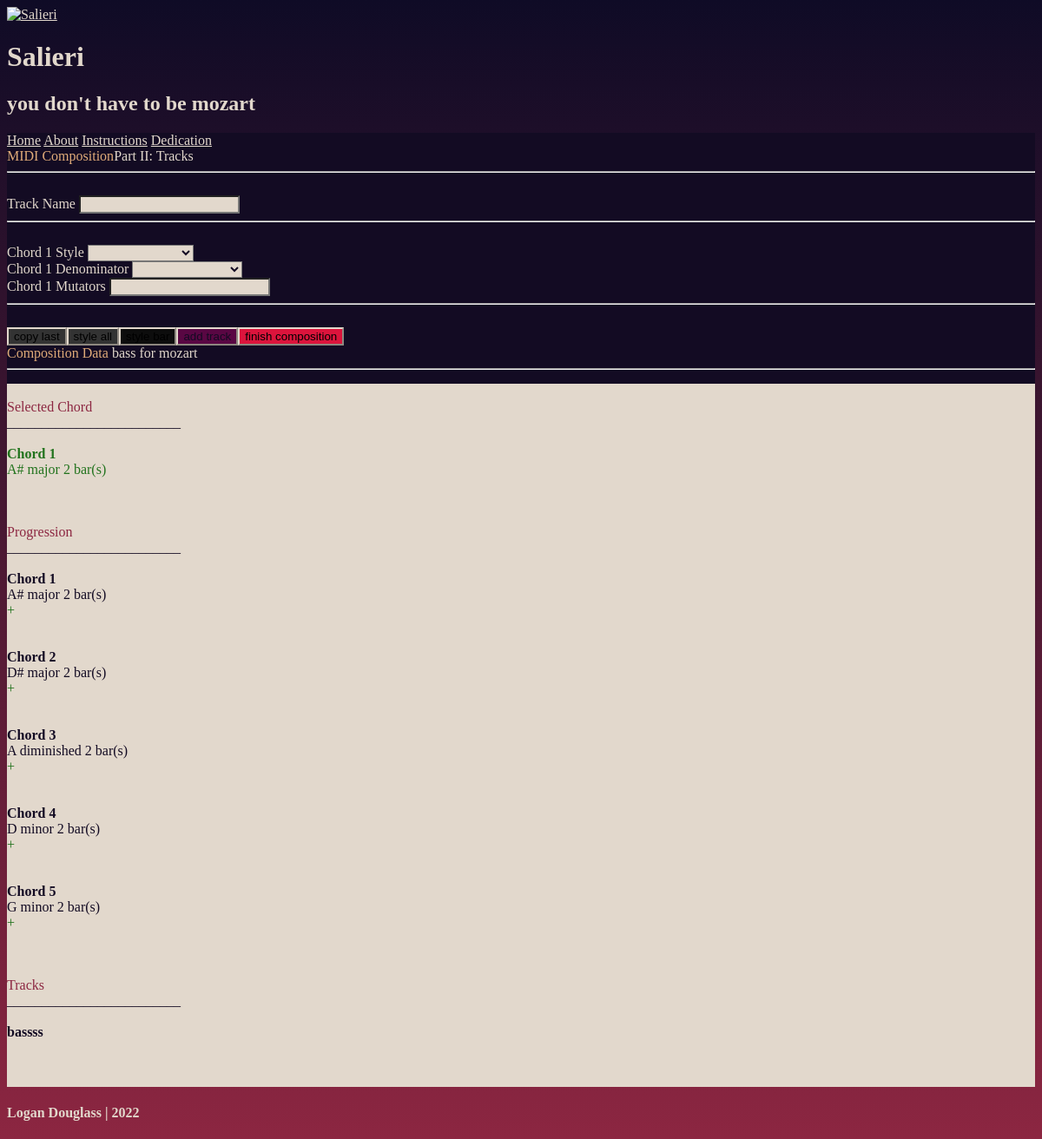
/track/2, run on the app's committed database.
### userinput/models.py (models this page shows, shortened)
class Composition(models.Model):
    tonic_choices = [
    ("", ""),
    ("A", "A"),
    ("A#", "A#/Bb",),
    ("B", "B"),
    ("C", "C"),
    ("C#", "C#/Db"),
    ("D", "D"),
    ("D#", "D#/Eb"),
    ("E", "E"),
    ("F", "F"),
    ("F#", "F#/Gb"),
    ("G", "G"),
    ("G#", "G#/Ab")
    ]
    quality_choices =[
    ("", ""),
    ("major", "major"),
    ("minor", "minor"),
    ("diminished7", "diminished7"),
    ("half-diminished7", "half-diminished7"),
    ("minor7", "minor7"),
    ("major7", "major7"),
    ("dominant7", "dominant7"),
    ("minor-major7", "minor-major7"),
    ("augmented major7", "augmented major7"),
    ]
    name = models.CharField(max_length=30)
    chord1_tonic = models.CharField(max_length=5, choices=tonic_choices, null=True, blank=True, default=None)
    chord1_quality = models.CharField(max_length=30, choices=quality_choices, null=True, blank=True, default="major")
    chord1_bars = models.IntegerField(null=True, blank=True, default=0)
    chord2_tonic = models.CharField(max_length=5, choices=tonic_choices, null=True, blank=True, default=None)
    chord2_quality = models.CharField(max_length=30, choices=quality_choices, null=True, blank=True, default="major")
    chord2_bars = models.IntegerField(null=True, blank=True, default=0)
    chord3_tonic = models.CharField(max_length=5, choices=tonic_choices, null=True, blank=True, default=None)
    chord3_quality = models.CharField(max_length=30, choices=quality_choices, null=True, blank=True, default="major")
    chord3_bars = models.IntegerField(null=True, blank=True, default=0)
    chord4_tonic = models.CharField(max_length=5, choices=tonic_choices, null=True, blank=True, default=None)
    chord4_quality = models.CharField(max_length=30, choices=quality_choices, null=True, blank=True, default="major")
    chord4_bars = models.IntegerField(null=True, blank=True, default=0)
    chord5_tonic = models.CharField(max_length=5, choices=tonic_choices, null=True, blank=True, default=None)
    chord5_quality = models.CharField(max_length=30, choices=quality_choices, null=True, blank=True, default="major")
    chord5_bars = models.IntegerField(null=True, blank=True, default=0)
    midi = models.FileField(null=True, blank=True, default=None)

class Track(models.Model):
    pattern_choices = [
    ("arpup", "arpeggios" ),
    ("simpline", "steady bass"),
    ]
    comp = models.ForeignKey(Composition, on_delete=models.PROTECT, related_name="tracks", null=True, blank=True, default=None)
    trackname = models.CharField(max_length=30, null=True, blank=True, default=None)
    chord1_style = models.CharField(max_length=50, choices=pattern_choices, null=True, blank=True, default=None)
    chord1_denom = models.IntegerField(default = 4)
    chord1_mutators = models.CharField(max_length=40, null=True, blank=True, default=None)
    chord2_style = models.CharField(max_length=50, choices=pattern_choices, null=True, blank=True, default=None)
    chord2_denom = models.IntegerField(default = 4)
    chord2_mutators = models.CharField(max_length=40, null=True, blank=True, default=None)
    chord3_style = models.CharField(max_length=50, choices=pattern_choices, null=True, blank=True, default=None)
    chord3_denom = models.IntegerField(default = 4)
    chord3_mutators = models.CharField(max_length=40, null=True, blank=True, default=None)
    chord4_style = models.CharField(max_length=50, choices=pattern_choices, null=True, blank=True, default=None)
    chord4_denom = models.IntegerField(default = 4)
    chord4_mutators = models.CharField(max_length=40, null=True, blank=True, default=None)
    chord5_style = models.CharField(max_length=50, choices=pattern_choices, null=True, blank=True, default=None)
    chord5_denom = models.IntegerField(default = 4)
    chord5_mutators = models.CharField(max_length=40, null=True, blank=True, default=None)

### userinput/views.py (the view)
# urls.py: path("track/<int:id>", views.track, name="track"),
def track(request, id):
    broken_values = ["", None, 0]
    composition = Composition.objects.get(id=id)
    comp_data_dict_list = list(Composition.objects.filter(id=id).values())
    comp_data_dict = comp_data_dict_list[0]
    chord1_tonic = comp_data_dict["chord1_tonic"]
    chord1_quality = comp_data_dict["chord1_quality"]
    chord1_bars = comp_data_dict["chord1_bars"]
    chord1_bars_u = "bar(s)"
    if chord1_bars == 0:
        chord1_bars = ""
        chord1_bars_u = ""
    chord1_dg = [chord1_tonic, chord1_quality, chord1_bars]
    chord1_vis = False
    chord1_works = True
    chord1_vals = [chord1_tonic, chord1_quality, chord1_bars]
    for broken_value in broken_values:
        if broken_value in chord1_vals:
            chord1_works = False
    chord2_tonic = comp_data_dict["chord2_tonic"]
    chord2_quality = comp_data_dict["chord2_quality"]
    chord2_bars = comp_data_dict["chord2_bars"]
    chord2_bars_u = "bar(s)"
    if chord2_bars == 0:
        chord2_bars = ""
        chord2_bars_u = ""
    chord2_dg = [chord2_tonic, chord2_quality, chord2_bars]
    chord2_vis = False
    chord2_works = True
    chord2_vals = [chord2_tonic, chord2_quality, chord2_bars]
    for broken_value in broken_values:
        if broken_value in chord2_vals:
            chord2_works = False
    chord3_tonic = comp_data_dict["chord3_tonic"]
    chord3_quality = comp_data_dict["chord3_quality"]
    chord3_bars = comp_data_dict["chord3_bars"]
    chord3_bars_u = "bar(s)"
    if chord3_bars == 0:
        chord3_bars = ""
        chord3_bars_u = ""
    chord3_dg = [chord3_tonic, chord3_quality, chord3_bars]
    chord3_vis = False
    chord3_works = True
    chord3_vals = [chord3_tonic, chord3_quality, chord3_bars]
    for broken_value in broken_values:
        if broken_value in chord3_vals:
            chord3_works = False
    chord4_tonic = comp_data_dict["chord4_tonic"]
    chord4_quality = comp_data_dict["chord4_quality"]
    chord4_bars = comp_data_dict["chord4_bars"]
    chord4_bars_u = "bar(s)"
    if chord4_bars == 0:
        chord4_bars = ""
        chord4_bars_u = ""
    chord4_dg = [chord4_tonic, chord4_quality, chord4_bars]
    chord4_vis = False
    chord4_works = True
    chord4_vals = [chord4_tonic, chord4_quality, chord4_bars]
    for broken_value in broken_values:
        if broken_value in chord4_vals:
            chord4_works = False
    chord5_tonic = comp_data_dict["chord5_tonic"]
    chord5_quality = comp_data_dict["chord5_quality"]
    chord5_bars = comp_data_dict["chord5_bars"]
    chord5_bars_u = "bar(s)"
    if chord5_bars == 0:
        chord5_bars = ""
        chord5_bars_u = ""
    chord5_dg = [chord5_tonic, chord5_quality, chord5_bars]
    chord5_vis = False
    chord5_works = True
    chord5_vals = [chord5_tonic, chord5_quality, chord5_bars]
    for broken_value in broken_values:
        if broken_value in chord5_vals:
            chord5_works = False
    if "" not in chord1_dg:
        chord1_vis = True
    if "" not in chord2_dg:
        chord2_vis = True
    if "" not in chord3_dg:
        chord3_vis = True
    if "" not in chord4_dg:
        chord4_vis = True
    if "" not in chord5_dg:
        chord5_vis = True
    all_tracks = Track.objects.all()
    track_objs = all_tracks.filter(comp=composition)
    no_tracks = False
    if len(track_objs) == 0:
        no_tracks = True
    track_names = []
    for track in track_objs:
        trackn = track.trackname
        track_names.append(trackn)
    context={
        "composition": composition,
        "chord1_tonic": chord1_tonic,
        "chord1_quality": chord1_quality,
        "chord1_bars": chord1_bars,
        "chord2_tonic": chord2_tonic,
        "chord2_quality": chord2_quality,
        "chord2_bars": chord2_bars,
        "chord3_tonic": chord3_tonic,
        "chord3_quality": chord3_quality,
        "chord3_bars": chord3_bars,
        "chord4_tonic": chord4_tonic,
        "chord4_quality": chord4_quality,
        "chord4_bars": chord4_bars,
        "chord5_tonic": chord5_tonic,
        "chord5_quality": chord5_quality,
        "chord5_bars": chord5_bars,
        "chord1_bars_u": chord1_bars_u,
        "chord2_bars_u": chord2_bars_u,
        "chord3_bars_u": chord3_bars_u,
        "chord4_bars_u": chord4_bars_u,
        "chord5_bars_u": chord5_bars_u,
        "chord1_vis": chord1_vis,
        "chord2_vis": chord2_vis,
        "chord3_vis": chord3_vis,
        "chord4_vis": chord4_vis,
        "chord5_vis": chord5_vis,
        "track_names": track_names,
        "no_tracks": no_tracks,
        "chord1_works": chord1_works,
        "chord2_works": chord2_works,
        "chord3_works": chord3_works,
        "chord4_works": chord4_works,
        "chord5_works": chord5_works,
    }
    return render(request, "userinput/track-remaster-2b.html", context) ####@@@

### userinput/templates/userinput/track-remaster-2b.html (shortened to what this page needs)
<!DOCTYPE html>
<html lang="en">
<head>
    <link rel="stylesheet" href="https://unpkg.com/tachyons@4.12.0/css/tachyons.min.css"/>
    {% load static %}
</head>
<body>
    <div class="mt5 tc">
      <a href="{% url 'userinput:index' %}"><img
          src="{% static 'userinput/coolsal.png' %}"
          class="br4 h5 w5 ba bw2 dib" alt="Salieri"
          style = "border-color: #E0AB79">
      </a>
    </div>
    <header class="tc pv4 calisto" style="color: #E2D8CC">
        <h1 class="mt2 mb0 calisto ttu tracked fw1 f-subheadline">Salieri</h1>
        <h2 class="mt2 f3 fw1 calisto i">you don't have to be mozart </h2>
        <nav class=" bt bb bw1 tc mw7 center mt4" style = "border-color: #E0AB79">
          <a class="f4 f4-l link bg-animate dib pa3 ph4-l" href="{% url 'userinput:index' %}">Home</a>
          <a class="f4 f4-l link bg-animate dib pa3 ph4-l" href="">About</a>
          <a class="f4 f4-l link bg-animate dib pa3 ph4-l" href="">Instructions</a>
          <a class="f4 f4-l link bg-animate dib pa3 ph4-l" href="">Dedication</a>
        </nav>
      </header>
      <div id = "app">
      <div id = "containersdiv" class = "flex flex-wrap justify-center h-100">
        <div id = "formcontainer" class = "pa4 mb3 calisto ba bw2 h-100  br4 mr2" style = "border-color: #E2D8CC">
          <form class="" action= "{% url 'userinput:trackadd' composition.id %}" style = 'border-color: #E2D8CC' method="POST">
            <div class="measure-narrow">
              <div id = "miniheadline div" class = "flex flex-column justify-center">
              <span id="miniheadline1" class = "f2 tc w-100">MIDI Composition</span>
              <span id="miniheadline2" class = "f3 tc w-100">Part II: Tracks</span>
              <br>
              </div>
              <hr><br>
              <label for="trackname" class="f4 calisto  db mb2"> Track Name </label>
              <input id="trackname" class="pointer f4 input-reset ba b--black-20 pa2 mb2 db w-100" type="text" aria-describedby="trackname-desc" name="trackname">
            <br><hr class = " "><br>
            {% if chord1_works %}
            <div id = "chord1-data" v-show="chord1Vis">
                <label for="chord-1-style" class="f4 calisto  db mb2"> Chord 1 Style </label>
                <select v-model="chord1Style" ref= "chord1style" id="chord-1-style" name="chord1_style" class="pointer f4 input-reset ba b--black-20 pa2 mb2 db w-100" aria-describedby="chord-1-style-desc" >
                    </select>
                <br>
                <label for="chord-1-denom" class="f4 calisto  db mb2"> Chord 1 Denominator </label>
                <select v-model="chord1Denom" id="chord-1-denom" name="chord1_denom" class="pointer f4 input-reset ba b--black-20 pa2 mb2 db w-100" aria-describedby="chord-1-denom-desc" >
                </select>
                  <br>
                <label for="chord-1-mutators" class="f4 calisto  db mb2"> Chord 1 Mutators </label>
                <input v-model="chord1Mut" id="chord-1-mutators" class="pointer f4 input-reset ba b--black-20 pa2 mb2 db w-100" type="text" aria-describedby="chord-1-mutators-desc" name="chord1_mutators" >
                <br><hr class = " "><br>
              </div>
              {% endif %}
            <div id="button-div" class = "flex flex-wrap justify-center w-100">
                <button id="minib" @click.prevent = "copyLast" class = "pointer dim mb2 f4 calisto no-underline br-pill ph4 pv2 dib white" type = "button"> copy last </button>
                <button id="minib" @click.prevent = "copyAll" class = " pointer dim  mb2 f4 calisto no-underline br-pill pv2 ph4 dib white" type = "button"> style all </button>
                <button @click.prevent = "updatePage" class = " pointer dim f4 calisto no-underline br-pill ph4 pv2 mb2 dib white" type = "button"> style bar </button>
                <input id="submit" class = " pointer dim f4 calisto no-underline br-pill ph4 pv2 mb2 dib white" type="submit" value="add track"/>
                <a href = "{% url 'generation:magic' composition.id %}" class = "w-100">
                <button id="finish" class = "w-100 pointer dim ml1 f4 calisto no-underline br-pill ph3 pv2 mb2 dib white" type="button" method="post">
                  finish composition
                </button>
                </a>
          </div>
            </div>
            </form>
          </div>
        <div id = "datacontainer" class = " flex flex-column items-center pa4 mb3 calisto ba bw2  br4 ml2" style = "border-color: #E2D8CC">
          <span id="miniheadline1" class = "f2 tc w-100"> Composition Data </span>
          <span id="miniheadline2" class = "f3 tc w-100">{{composition.name}}</span>
          <br>
          <hr class = w-100>
          <p id = "datap" class = "calisto f4 ph4 pv2 tc br4">
            <br>
            <span id="dataheadings" class = "b f3"> Selected Chord<br></span>
            _________________________<br><br>
            <span id = "currchord" v-show="chord1Vis">
            <b>Chord [[chordCurrent]]</b> <br>
            {{chord1_tonic}}
            {{chord1_quality}}
            {{chord1_bars}} {{chord1_bars_u}}
            </span>
            <br><br>
            <br><br>
            <span id="dataheadings" class = "b f3">Progression<br></span>
            _________________________<br><br>
            {% if chord1_vis %}
            <span class = "pointer" @click.prevent="toChord1()">
            <b>Chord 1</b> <br>
            {{chord1_tonic}}
            {{chord1_quality}}
            {{chord1_bars}} {{chord1_bars_u}}<br>
            <span id="styleupdate"> + [[chord1Style]] [[chord1Denom]]<br>[[chord1Mut]]</span><br>
            <br>
          </span>
            {% endif %}
            {% if chord2_vis %}
            <span class = "pointer" @click.prevent="toChord2()">
            <b>Chord 2</b><br>
            {{chord2_tonic}}
            {{chord2_quality}}
            {{chord2_bars}} {{chord2_bars_u}}<br>
            <span id="styleupdate"> + [[chord2Style]] [[chord2Denom]]<br>[[chord2Mut]]</span><br>
            <br>
          </span>
            {% endif %}
           {% if chord3_vis %}
           <span class = "pointer" @click.prevent="toChord3()">
            <b>Chord 3</b><br>
            {{chord3_tonic}}
            {{chord3_quality}}
            {{chord3_bars}} {{chord3_bars_u}}<br>
            <span id="styleupdate"> + [[chord3Style]] [[chord3Denom]]<br>[[chord3Mut]]</span><br>
            <br>
          </span>
            {% endif %}
          {% if chord4_vis %}
          <span class = "pointer" @click.prevent="toChord4()">
            <b>Chord 4</b><br>
            {{chord4_tonic}}
            {{chord4_quality}}
            {{chord4_bars}} {{chord4_bars_u}}<br>
            <span id="styleupdate"> + [[chord4Style]] [[chord4Denom]]<br>[[chord4Mut]]</span><br>
            <br>
          </span>
            {% endif %}
            {% if chord5_vis %}
            <span class = "pointer" @click.prevent="toChord5()">
            <b>Chord 5</b><br>
            {{chord5_tonic}}
            {{chord5_quality}}
            {{chord5_bars}} {{chord5_bars_u}}<br>
            <span id="styleupdate"> + [[chord5Style]] [[chord5Denom]]<br>[[chord5Mut]]</span><br>
            <br>
            </span>
            {% endif %}
            <br>
            <span id="dataheadings" class = "b f3"> Tracks <br></span>
            _________________________<br><br>
            {% for track_name in track_names %}
            <b>{{track_name}}</b><br>
            <br><br>
            {% endfor %}
            <br>
          </p>
        </div>
        </div>
      </div>
      <h4 id = "sig" class = "calisto f5 mb4 tc" > Logan Douglass | 2022 </h4>
</body>
</html>

### data on the page
Composition: name "bass for mozart", chord1_tonic "A#", chord1_quality "major", chord2_tonic "D#", chord2_quality "major", chord3_quality "diminished", chord4_quality "minor", chord5_quality "minor"
Track: track_names "bassss"

### other printed values
{{ chord1_bars }} "2"
{{ chord1_bars_u }} "bar(s)"
{{ chord2_bars }} "2"
{{ chord2_bars_u }} "bar(s)"
{{ chord3_tonic }} "A"
{{ chord3_bars }} "2"
{{ chord3_bars_u }} "bar(s)"
{{ chord4_tonic }} "D"
{{ chord4_bars }} "2"
{{ chord4_bars_u }} "bar(s)"
{{ chord5_tonic }} "G"
{{ chord5_bars }} "2"
{{ chord5_bars_u }} "bar(s)"
